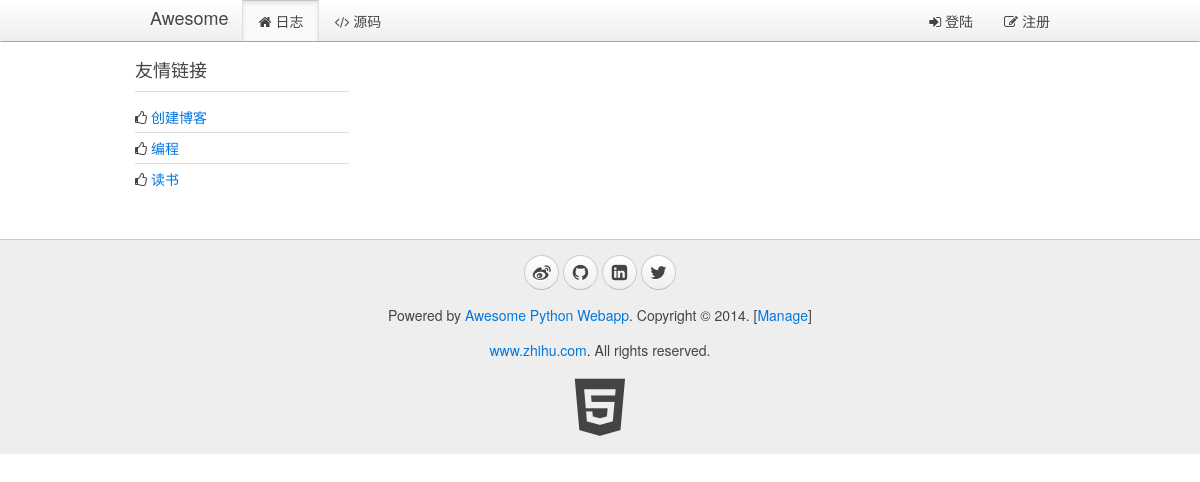
Before: / with the older database file.
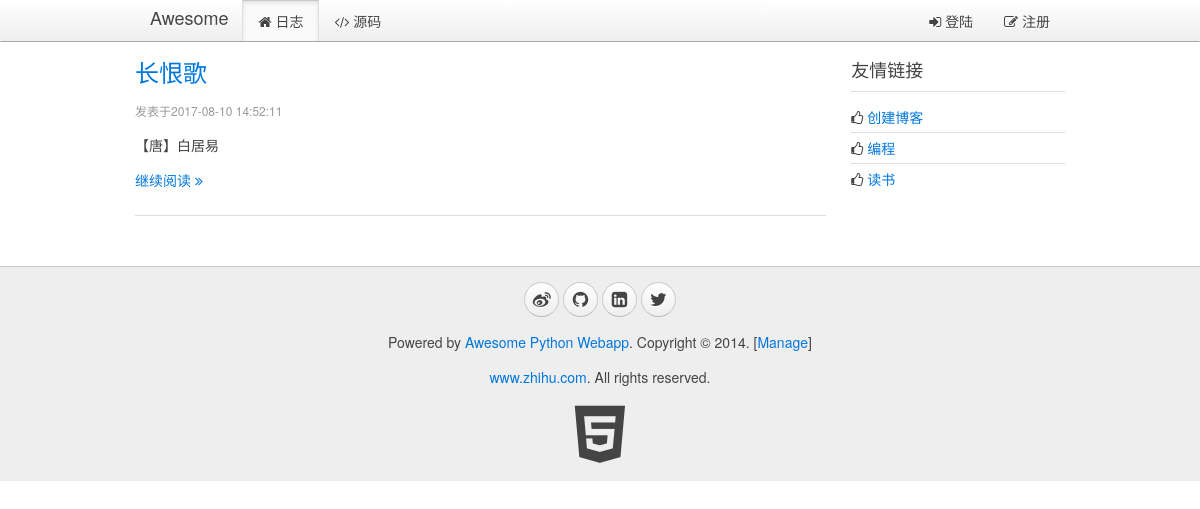
After: the same page with the newer database file.
### Blog/models.py (models this page shows, shortened)
@python_2_unicode_compatible
class Blog(models.Model):
    id = models.CharField(max_length=50, default=next_id(), primary_key=True)
    user_id = models.CharField(max_length=50, null=True)
    user_name = models.CharField(max_length=50, null=True)
    user_image = models.CharField(max_length=500, null=True)
    name = models.CharField(max_length=50, null=True)
    summary = models.CharField(max_length=200, null=True)
    content = models.TextField(null=True)
    created_at = models.DateTimeField(default=timezone.now)

### Blog/views.py (the view)
# urls.py: url(r'^$', views.index, name='index'),
def index(request):
    return render(request, 'Blog/index.html', context={
        'blogs': Blog.objects.order_by('created_at')[::-1]
    })

### Blog/templatetags/dateformat.py (called while the page is built)
@register.filter('dateformat')
def dateformat(t):
    try:
        return datetime.fromtimestamp(t). \
            replace(tzinfo=timezone.utc).strftime('%Y-%m-%d %H:%M:%S')
    except:
        return t.__format__('%Y-%m-%d %H:%M:%S')

### Blog/templates/Blog/index.html (shortened to what this page needs)
{% extends 'Blog/__base__.html' %}
{% block content %}
	<div class="uk-width-medium-3-4">
		{% for blog in blogs %}
			<article class="uk-article">
				<h2><a href="/blogs/{{ blog.id }}">{{ blog.name }}</a></h2>
				{% load dateformat %}
				<p class="uk-article-meta">发表于{{ blog.created_at | dateformat }}</p>
				<p>{{ blog.summary }}</p>
				<p><a href="/blogs/{{ blog.id }}">继续阅读 <i class="uk-icon-angle-double-right"></i></a></p>
			</article>
			<hr class="uk-article-divider">
		{% endfor %}
	</div>
    <div class="uk-width-medium-1-4">
        <div class="uk-panel uk-panel-header">
            <h3 class="uk-panel-title">友情链接</h3>
            <ul class="uk-list uk-list-line">
				<li><i class="uk-icon-thumbs-o-up"></i> <a href="/create_blogs">创建博客</a></li>
                <li><i class="uk-icon-thumbs-o-up"></i> <a href="#">编程</a></li>
                <li><i class="uk-icon-thumbs-o-up"></i> <a href="#">读书</a></li>
            </ul>
        </div>
    </div>
{% endblock %}

### Blog/templates/Blog/__base__.html (shortened to what this page needs)
<!DOCTYPE html>
<html>
<head>
	{% load static %}
	<link rel="stylesheet" href="{% static "css/uikit.min.css" %}" type="text/css">
	<link rel="stylesheet" href="{% static "css/uikit.gradient.min.css" %}" type="text/css">
	<link rel="stylesheet" href="{% static "css/awesome.css" %}" type="text/css">
</head>
<body>
<nav class="uk-navbar uk-navbar-attached uk-margin-bottom">
	<div class="uk-container uk-container-center">
		<a href="/" class="uk-navbar-brand">Awesome</a>
		<ul class="uk-navbar-nav">
			<li data-url="blogs"><a href="/"><i class="uk-icon-home"></i> 日志</a></li>
			<li><a target="_blank" href="#"><i class="uk-icon-code"></i> 源码</a></li>
		</ul>
		<div class="uk-navbar-flip">
			<ul class="uk-navbar-nav">
				{% if user.is_authenticated %}
					<li class="uk-parent" data-uk-dropdown>
						<a href="#"><i class="uk-icon-user"></i> {{ user.name }}</a>
						<div class="uk-dropdown uk-dropdown-navbar">
							<ul class="uk-nav uk-nav-navbar">
								<li><a href={% url 'detail' %}><i class="uk-icon-gear"></i>详细信息</a></li>
								<li><a href={% url 'signout' %}><i class="uk-icon-sign-out"></i> 登出</a></li>
							</ul>
						</div>
					</li>
				{% else %}
					<li><a href="{% url 'signin' %}"><i class="uk-icon-sign-in"></i> 登陆</a></li>
					<li><a href="{% url 'register' %}"><i class="uk-icon-edit"></i> 注册</a></li>
				{% endif %}
			</ul>
		</div>
	</div>
</nav>
<div class="uk-container uk-container-center">
	<div class="uk-grid">
		{% block content %}
		{% endblock %}
	</div>
</div>
<div class="uk-margin-large-top" style="background-color:#eee; border-top:1px solid #ccc;">
	<div class="uk-container uk-container-center uk-text-center">
		<div class="uk-panel uk-margin-top uk-margin-bottom">
			<p>
				<a target="_blank" href="#" class="uk-icon-button uk-icon-weibo"></a>
				<a target="_blank" href="#" class="uk-icon-button uk-icon-github"></a>
				<a target="_blank" href="#" class="uk-icon-button uk-icon-linkedin-square"></a>
				<a target="_blank" href="#" class="uk-icon-button uk-icon-twitter"></a>
			</p>
			<p>Powered by <a href="#">Awesome Python Webapp</a>. Copyright &copy; 2014. [<a
					href="{% url 'manage_blogs' %}">Manage</a>]</p>
			<p><a href="http://www.zhihu.com/" target="_blank">www.zhihu.com</a>. All rights reserved.</p>
			<a target="_blank" href="#"><i class="uk-icon-html5" style="font-size:64px; color: #444;"></i></a>
		</div>
	</div>
</div>
</body>
</html>

Changed rows visible on the page:
added Blog: name "长恨歌", created_at "2017-08-10 14:52:11", summary "【唐】白居易"
